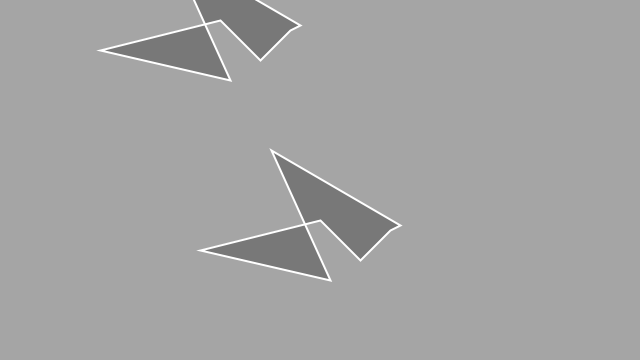
Frame 1 (no input)
Frame 60 (the mouse pressed at the canvas centre just before this capture): identical to frame 1, image omitted
Frame 120 (the mouse held since frame 60 and released just before this capture): identical to frame 1, image omitted

The Processing sketch that drew this single still picture (run headless with seeded random() and noise(); from frame 60 on, the mouse is pressed at the canvas centre):

// Processing sketch: processing_150575
// ── processing_150575.pde

void setup(){
  size (640,360);
}
void draw (){
  background (165);
  star(100,100);
  star(200,300);
}
void star(float x,float y){
  fill(120);
  stroke(255);
  strokeWeight(2);
  // variables start
  beginShape();
  vertex(x,y-50);
  vertex(x+120,y-80);
  vertex(x+160,y-40);
  vertex(x+190,y-70);
  vertex(x+200,y-75);
  vertex(x+71,y-150);
  vertex(x+130,y-20);
  endShape(CLOSE);
}
  
  
  
